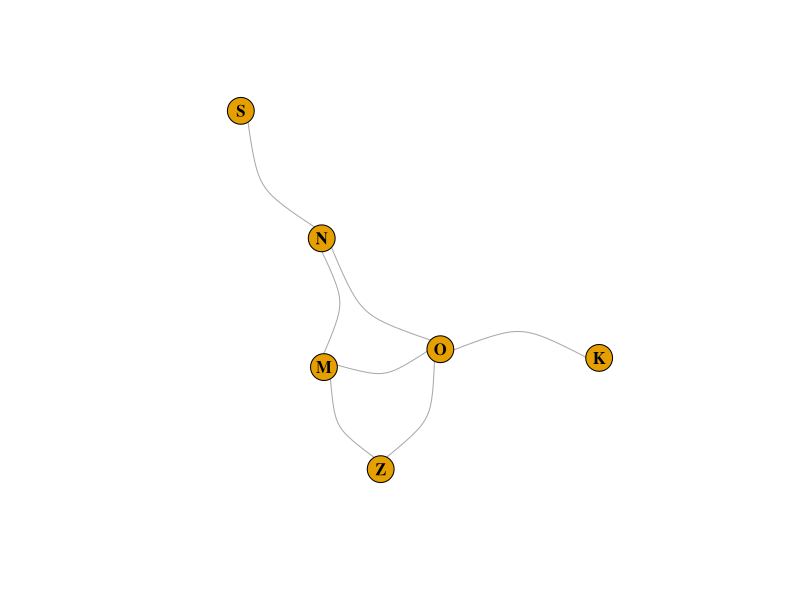
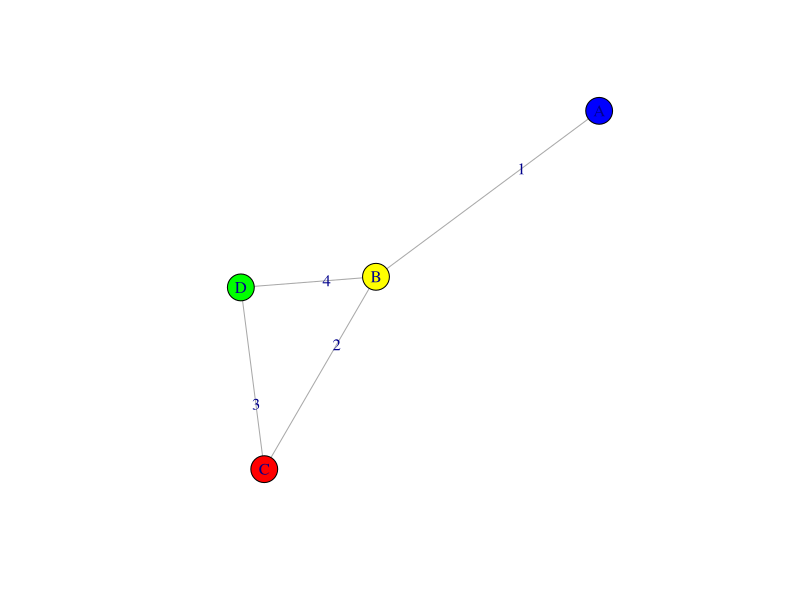

R code for these plots, in order:
## ---- chunk 1
library(igraph)
## ---- chunk 2
g1 <- graph( edges=c("O","Z", "N","S", "O","K", "O","M", "M","N", "Z","M", "N","O"), directed=F)
V(g1)$shape <- "circle"
plot(g1, edge.label = E(g1)$weight, edge.label.font=c(2), edge.label.size=60, 
     edge.width = E(g1)$weight, edge.curved = c(0.5), 
     vertex.label.font=c(2), vertex.label.color="black")

## ---- chunk 3
g2 <- graph.empty(n=0,directed=F)
g2 <- g2 + vertex("A", color="blue")
g2 <- g2 + vertex("B", color="yellow")
g2 <- g2 + vertex("C", color="red")
g2 <- g2 + vertex("D", color="green")
g2 <- g2 + edge("A", "B")
g2 <- g2 + edge("B", "C")
g2 <- g2 + edge("C", "D")
g2 <- g2 + edge("B", "D")
E(g2)$weight <- c(1,2,3,4)
plot(g2, edge.label=E(g2)$weight)


